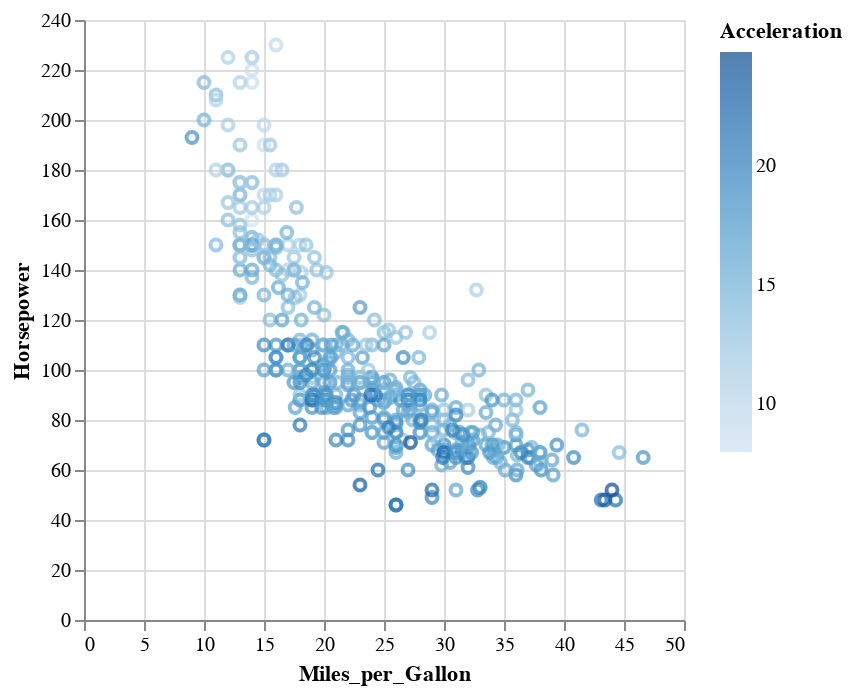

The cell this chart's notebook holds for it:
### Markdown cell above
Обратите внимание, что когда мы используем категориальное значение (categorical value) для цвета, Altair выбирает соответствующую цветовую карту для категориальных данных. Посмотрим, что происходит, когда мы используем непрерывное значение цвета (Acceleration):

### Code cell
alt.Chart(cars).mark_point().encode(
    x='Miles_per_Gallon',
    y='Horsepower',
    color='Acceleration'
).interactive()

### Figure 1 — Vega-Lite specification as saved in the notebook (floating-point values rounded to 4 significant figures; data arrays with more than 128 entries replaced by an {"elided": "..."} marker saying what was removed)
{"config": {"view": {"continuousWidth": 300, "continuousHeight": 300}}, "data": {"name": "data-f02450ab61490a1363517a0190416235"}, "mark": {"type": "point"}, "encoding": {"color": {"field": "Acceleration", "type": "quantitative"}, "x": {"field": "Miles_per_Gallon", "type": "quantitative"}, "y": {"field": "Horsepower", "type": "quantitative"}}, "params": [{"name": "param_4", "select": {"type": "interval", "encodings": ["x", "y"]}, "bind": "scales"}], "$schema": "https://vega.github.io/schema/vega-lite/v5.15.1.json", "datasets": {"data-f02450ab61490a1363517a0190416235": {"elided": "406 records"}}}
